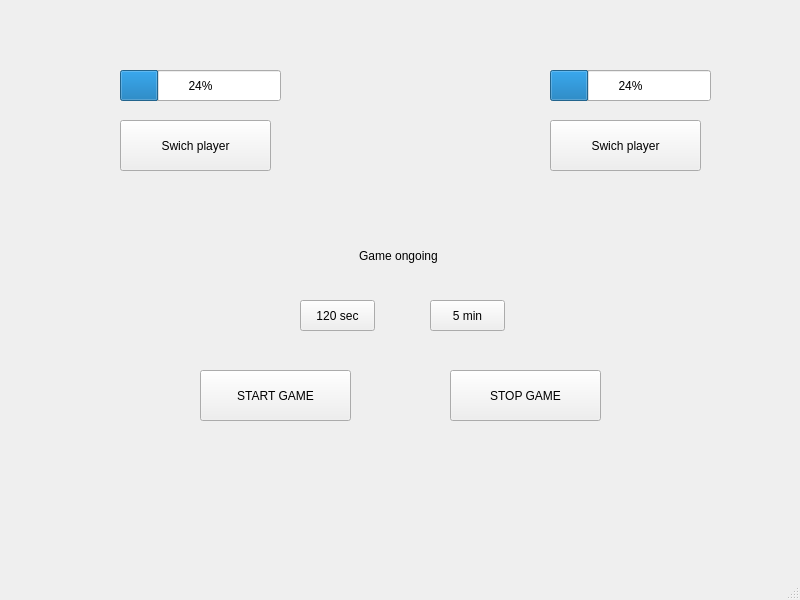
<?xml version="1.0" encoding="UTF-8"?>
<ui version="4.0">
 <class>MainWindow</class>
 <widget class="QMainWindow" name="MainWindow">
  <property name="geometry">
   <rect>
    <x>0</x>
    <y>0</y>
    <width>800</width>
    <height>600</height>
   </rect>
  </property>
  <property name="windowTitle">
   <string>MainWindow</string>
  </property>
  <widget class="QWidget" name="centralwidget">
   <widget class="QProgressBar" name="progressBar">
    <property name="geometry">
     <rect>
      <x>120</x>
      <y>70</y>
      <width>161</width>
      <height>31</height>
     </rect>
    </property>
    <property name="value">
     <number>24</number>
    </property>
   </widget>
   <widget class="QProgressBar" name="progressBar_2">
    <property name="geometry">
     <rect>
      <x>550</x>
      <y>70</y>
      <width>161</width>
      <height>31</height>
     </rect>
    </property>
    <property name="value">
     <number>24</number>
    </property>
   </widget>
   <widget class="QPushButton" name="switch1">
    <property name="geometry">
     <rect>
      <x>120</x>
      <y>120</y>
      <width>151</width>
      <height>51</height>
     </rect>
    </property>
    <property name="text">
     <string>Swich player</string>
    </property>
   </widget>
   <widget class="QPushButton" name="switch2">
    <property name="geometry">
     <rect>
      <x>550</x>
      <y>120</y>
      <width>151</width>
      <height>51</height>
     </rect>
    </property>
    <property name="text">
     <string>Swich player</string>
    </property>
   </widget>
   <widget class="QPushButton" name="start">
    <property name="geometry">
     <rect>
      <x>200</x>
      <y>370</y>
      <width>151</width>
      <height>51</height>
     </rect>
    </property>
    <property name="text">
     <string>START GAME</string>
    </property>
   </widget>
   <widget class="QPushButton" name="stop">
    <property name="geometry">
     <rect>
      <x>450</x>
      <y>370</y>
      <width>151</width>
      <height>51</height>
     </rect>
    </property>
    <property name="text">
     <string>STOP GAME</string>
    </property>
   </widget>
   <widget class="QPushButton" name="sec">
    <property name="geometry">
     <rect>
      <x>300</x>
      <y>300</y>
      <width>75</width>
      <height>31</height>
     </rect>
    </property>
    <property name="text">
     <string>120 sec</string>
    </property>
   </widget>
   <widget class="QPushButton" name="min">
    <property name="geometry">
     <rect>
      <x>430</x>
      <y>300</y>
      <width>75</width>
      <height>31</height>
     </rect>
    </property>
    <property name="text">
     <string>5 min</string>
    </property>
   </widget>
   <widget class="QLabel" name="gameStatus">
    <property name="geometry">
     <rect>
      <x>18</x>
      <y>240</y>
      <width>761</width>
      <height>32</height>
     </rect>
    </property>
    <property name="minimumSize">
     <size>
      <width>0</width>
      <height>31</height>
     </size>
    </property>
    <property name="styleSheet">
     <string notr="true">font: 700 18pt &quot;Segoe UI&quot;;</string>
    </property>
    <property name="text">
     <string>Game ongoing</string>
    </property>
    <property name="alignment">
     <set>Qt::AlignCenter</set>
    </property>
    <property name="wordWrap">
     <bool>false</bool>
    </property>
   </widget>
  </widget>
  <widget class="QMenuBar" name="menubar">
   <property name="geometry">
    <rect>
     <x>0</x>
     <y>0</y>
     <width>800</width>
     <height>22</height>
    </rect>
   </property>
  </widget>
  <widget class="QStatusBar" name="statusbar"/>
 </widget>
 <resources/>
 <connections/>
</ui>
